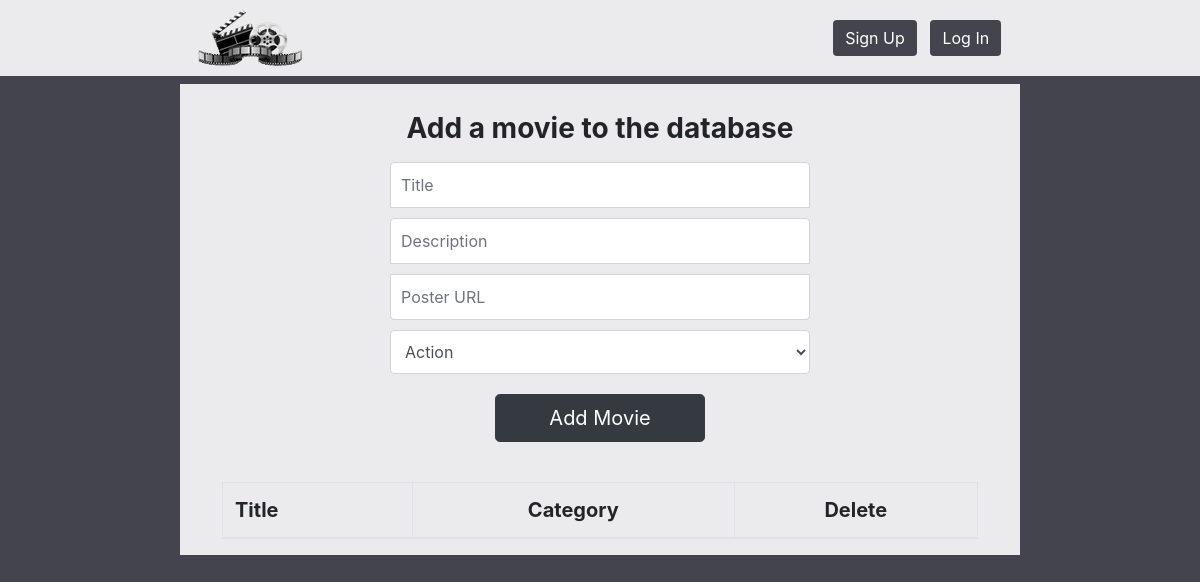
The page /addMovie.php on the database as committed earlier.
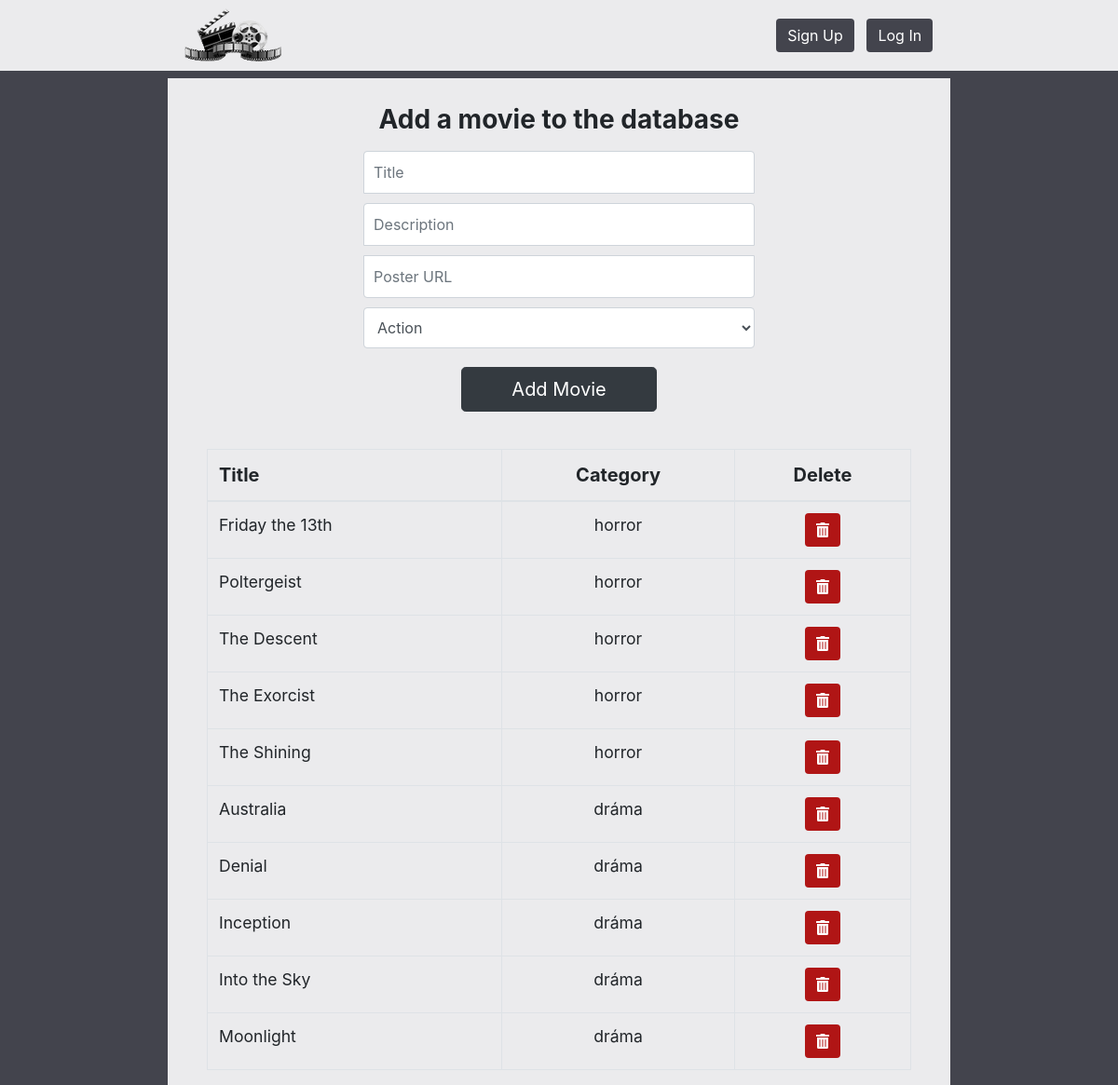
The same page on the database as committed later.
### tables this page shows
CREATE TABLE `movies` (
  `movieid` int(11) NOT NULL,
  `name` varchar(100) NOT NULL,
  `description` varchar(200) NOT NULL,
  `img` varchar(200) NOT NULL,
  `category` varchar(50) NOT NULL
);

### addMovie.php (the view, shortened to what this page needs)
<?php
    include('includes/dbc.php');
    $sql = 'SELECT * FROM movies WHERE category = "horror" ORDER BY name';
    $result = mysqli_query($conn, $sql);
    $horrorFilmek = mysqli_fetch_all($result, MYSQLI_ASSOC);
    $sql = 'SELECT * FROM movies WHERE category = "drama" ORDER BY name';
    $result = mysqli_query($conn, $sql);
    $dramaFilmek = mysqli_fetch_all($result, MYSQLI_ASSOC);
?>
<!doctype html>
<html lang="en" class="h-100">
<head>
  <link rel="stylesheet" href="https://stackpath.bootstrapcdn.com/bootstrap/4.5.0/css/bootstrap.min.css">
  <link href="css/style.css" rel="stylesheet">
</head>
<body>
  <section class="nav-section">
    <nav class="navbar navbar-expand-md navbar-dark fixed-top">
      <a class="navbar-brand" href="index.php"> <img src="img/icon.png" alt=""> </a>
      <div class="collapse navbar-collapse" id="navbarCollapse">
        <?php
        include 'logout.php';
        ?>
      </div>
    </nav>
  </section>
      <div class="main-container margin-top">
          <div class="title-addmovie">
            <h1 class="h3 mb-3 font-weight-bold">Add a movie to the database</h1>
          </div>
          <form class="form-addmovie" method='POST' action='addMovie.php'>
            <input type='text' class="form-control" id='name' placeholder='Title' name='name' required/>
            <input type='text' class="form-control" id='description' contenteditable="true" placeholder='Description' name='description'/>
            <input type='url' class="form-control" id='img' placeholder='Poster URL' name='img' required/>
            <select class="form-control" id='category' name='category' required>
            <option value="action">Action</option>
            </select>
            <button class="add-movie btn btn-lg btn-dark btn-block ml-auto mr-auto" type="submit" name="submit">Add Movie</button>
          </form>
          <div class="table-responsive">
              <table class="admin-table table table-bordered table-hover ordertable">
                  <thead>
                      <tr>
                          <th>Title</th>
                          <th class="txt-center">Category</th>
                          <th class="txt-center">Delete</th>
                      </tr>
                  </thead>
                  <tbody>
                    <?php foreach($horrorFilmek as $horror){ ?>
                        <tr>
                         <td> <?php echo $horror['name'] ?> </td>
                         <td class="txt-center"> <?php echo $horror['category'] ?> </td>
                         <td class="txt-center"> <?php echo "<button class='delete-movie btn btn-dark my-2 my-sm-0' type='submit'><a  href='?movieId=$horror[movieid]'><i class='trashcan fas fa-trash-alt'></i></a></button>"?> </td>
                        </tr>
                    <?php } ?>
                    <?php foreach($dramaFilmek as $drama){ ?>
                        <tr>
                         <td> <?php echo $drama['name'] ?> </td>
                         <td class="txt-center"> <?php echo $drama['category'] ?> </td>
                         <td class="txt-center"> <?php echo "<button class='delete-movie btn btn-dark my-2 my-sm-0' type='submit'><a  href='?movieId=$drama[movieid]'><i class='trashcan fas fa-trash-alt'></i></a></button>"?> </td>
                        </tr>
                    <?php } ?>
                  </tbody>
              </table>
          </div>
      </div>
</body>
</html>

### logout.php
<?php
  if(isset($_SESSION["useruid"])) {
    if($_SESSION["useruid"] === "admin") {
      echo "<button class='add-movie-btn btn btn-dark my-2 my-sm-0' type='text'><a class='login-btn' href='addMovie.php'>Movies</a></button>";
    }
    echo "<button class='log-out-btn btn btn-dark my-2 my-sm-0' type='text'><a class='login-btn' href='includes/logout.inc.php'>Log Out</a></button>";
  } else {
    echo "<button class='sign-up-btn btn btn-dark my-2 my-sm-0' type='text'><a class='login-btn' href='signup.php'>Sign Up</a></button>";
    echo "<button class='log-in-btn btn btn-dark my-2 my-sm-0' type='text'><a class='login-btn' href='login.php'>Log In</a></button>";
  }
?>

### css/style.css (style rules this page uses)
* { scroll-behavior: smooth; }
body { background-color: #43444d; }
.navbar { padding: 0 16%; max-width: 100%; font-size: 1.25rem; background-color: #ebebed; margin-left: auto; margin-right: auto; border-bottom: 8px solid #43444d; }
.log-in-btn, .add-movie-btn, .log-out-btn, .sign-up-btn { margin: 1%; background-color: #43444d; border: none; }
.login-btn, .add-movie-btn, .log-out-btn, .sign-up-btn { color: #fff; }
.main-container { padding-top: 3rem; background-color: #ebebed; width: 70%; margin: 0 auto; }
.margin-top { margin-top: 4rem; }
.title-addmovie { text-align: center; }
.form-addmovie { width: 100%; max-width: 50%; margin: auto; }
.form-addmovie .form-control { position: relative; box-sizing: border-box; height: auto; padding: 10px; font-size: 16px; }
.form-addmovie input[type="text"] { margin-bottom: 10px; border-bottom-right-radius: 0; border-bottom-left-radius: 0; }
.form-addmovie input[type="url"] { margin-bottom: 10px; border-top-left-radius: 0; border-top-right-radius: 0; }
.add-movie { margin: 20px 0 40px; width: 50%; font-size: 1.25rem; }
.admin-table { max-width: 90%; margin-left: auto; margin-right: auto; }
.delete-movie { background-color: #b01515; border: none; }
.trashcan { color: #fff; }
.txt-center { text-align: center; }
th { font-size: 1.25rem; }
td { font-size: 1.1rem; }

Rows that differ between the two databases and show on the page:
added movies: name "Friday the 13th", category "horror", shown under "Add a movie to the database"
added movies: name "Poltergeist", category "horror", shown under "Add a movie to the database"
added movies: name "The Descent", category "horror", shown under "Add a movie to the database"
added movies: name "The Exorcist", category "horror", shown under "Add a movie to the database"
added movies: name "The Shining", category "horror", shown under "Add a movie to the database"
added movies: name "Australia", category "dráma"
added movies: name "Denial", category "dráma"
added movies: name "Inception", category "dráma"
added movies: name "Into the Sky", category "dráma"
added movies: name "Moonlight", category "dráma"
